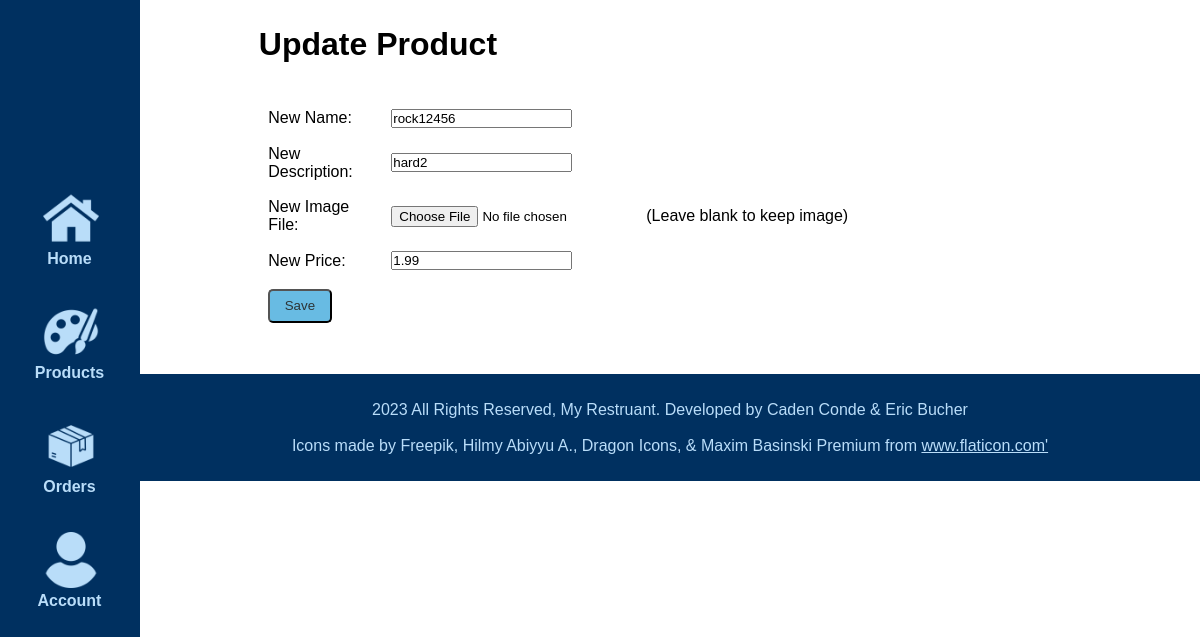
Before: /admin/update-product.php?id=13 (signed in) with the older database file.
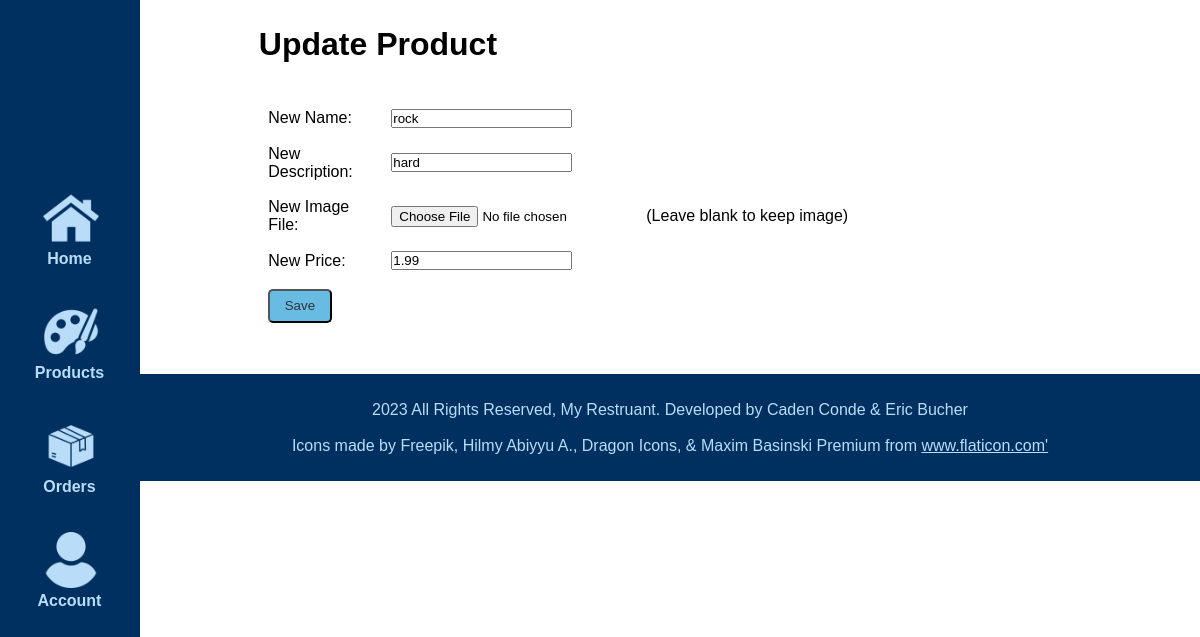
After: the same page with the newer database file.
### tables this page shows
CREATE TABLE `products` (
  `ID` int(11) NOT NULL,
  `Name` varchar(255) NOT NULL,
  `Description` varchar(255) NOT NULL,
  `imageFile` varchar(255) NOT NULL,
  `Price` double NOT NULL,
  `featured` tinyint(1) NOT NULL,
  `sold` tinyint(1) NOT NULL
);

### admin/update-product.php (the view, shortened to what this page needs)
<?php include('partials/menu.php'); ?>
    <div class="main-content">
        <div class="wrapper">
            <h1>Update Product</h1>
            <br><br>
            <?php
                $id=$_GET['id'];
                $sql="SELECT * FROM products WHERE id = $id";
                $res=mysqli_query($conn, $sql);
                if ($res==true)
                {
                    $count = mysqli_num_rows($res);
                    if ($count>=1)
                    {
                        $row=mysqli_fetch_assoc($res);
                        $prod_name=$row['Name'];
                        $prod_descr=$row['Description'];
                        $price = $row['Price'];
                    }
                    else{
                        header('location:'.SITEURL.'admin/manage-products.php');
                    }
                }
            ?>
            <form action="" method="POST">
                <table class="tbl-30">
                    <tr>
                        <td>New Name: </td>
                        <td>
                            <input type="text" name="Name" value="<?php echo $prod_name?>">
                        </td>
                    </tr>
                    <tr>
                        <td>New Description: </td>
                        <td>
                            <input type="text" name="description" value="<?php echo $prod_descr?>">
                        </td>
                    </tr>
                    <tr>
                        <td>New Image File: </td>
                        <td>
                            <input type="file" name="image" accept="image/png, image/jpeg">
                        </td>
                        <td width = 50%>
                            (Leave blank to keep image)
                        </td>
                    </tr>
                    <tr>
                        <td>New Price: </td>
                        <td>
                            <input type="text" name="price" value="<?php echo $price?>">
                        </td>
                    </tr>
                    <tr>
                        <td colspan="2">
                            <input type="submit" name="submit" value="Save" class="btn-secondary">
                        </td>
                    </tr>
                </table>
            </form>
        </div>
    </div>
<?php include('partials/footer.php'); ?>

### admin/partials/menu.php (shortened to what this page needs)
<html>
    <head>
        <link rel="stylesheet" href="../css/admin.css">
    </head>
<body>
    <div class="menu text-center">
        <div class="wrapper">
            <ul>
                <li><a href="index.php"><img src="<?php echo SITEURL;?>/images/icons/home.png" alt="Home Icon" width = "50%">
                <br> Home</a></li>
                <br><br><br>
                <li><a href="manage-products.php"><img src="<?php echo SITEURL;?>/images/icons/art-studies.png" alt="Order Icon" width = "50%">
                <br>Products</a></li>
                <br><br><br>
                <li><a href="manage-orders.php"><img src="<?php echo SITEURL;?>/images/icons/box.png" alt="Order Icon" width = "50%">
                <br>Orders</a></li>
                <br><br><br>
                <li><a href="manage-account.php"><img src="<?php echo SITEURL;?>/images/icons/user.png" alt="User Icon" width = "50%">
                <br>Account</a></li>
            </ul>
        </div>
    </div>
</body>
</html>

### admin/partials/footer.php
    <div class="footer">
        <div class="wrapper">
        <p class="text-center">
            2023 All Rights Reserved, My Restruant. Developed by Caden Conde & Eric Bucher<br><br>
            <div> Icons made by Freepik,  Hilmy Abiyyu A., Dragon Icons, & Maxim Basinski Premium from <a href="https://www.flaticon.com/" title="Flaticon">www.flaticon.com'</a></div>
        </p>
        </div>
    </div>
</body>
</html>

### css/admin.css (style rules this page uses)
* { margin: 0; padding: 0; font-family: Arial, Helvetica, sans-serif; }
.wrapper { padding: 1%; justify-content: center; width: 80%; margin: 0 auto; }
.text-center { text-align: center; }
table tr td { padding: 1%; }
.btn-secondary { background-color: #68BBE3; margin-top: 2px; padding: 2%; padding-left: 4%; padding-right: 4%; color: #2d3436; text-decoration: none; font-weight: lighter; border-radius: 5px; }
.menu { border-bottom: 1px solid gray; height: 100%; width: 140px; position: fixed; z-index: 1; top: 0; left: 0; background-color: #003060; overflow-x: hidden; display: flex; flex-direction: column; justify-content: center; align-self: center; }
.menu ul { list-style-type: none; }
.menu ul li { display: inline; padding: 1%; }
.menu ul li a { text-decoration: none; font-weight: bold; color: #b9ddf9; }
.main-content { margin-left: 140px; background-color: white; padding: 1rem; }
.footer { margin-left: 140px; padding: 1rem; margin-top: 1rem; flex-direction: column; background-color: #003060; text-align: center; color: #b9ddf9 }
.footer a { color: #b9ddf9; }

Changed rows visible on the page:
changed products: Name "rock12456" → "rock"; description "hard2" → "hard"
